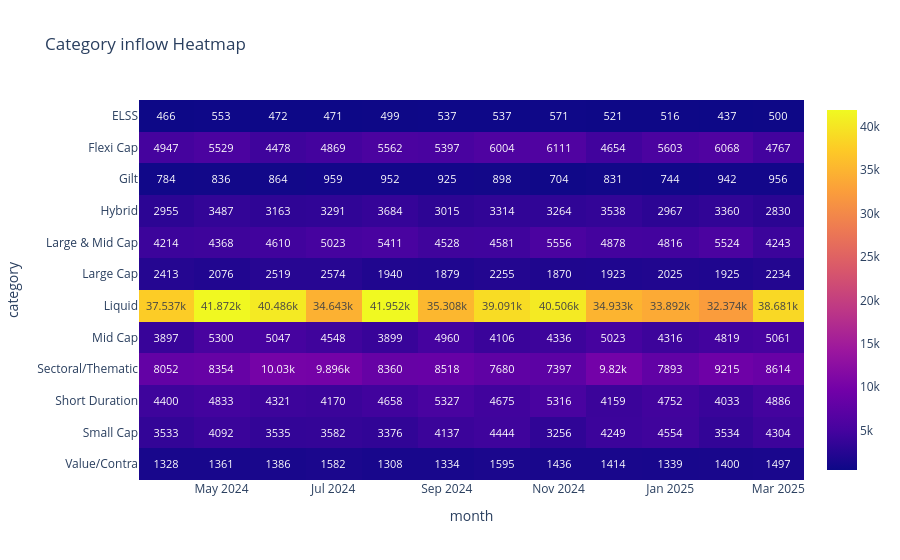

Notebook code cell kept with this figure:
### Code cell
import pandas as pd
import plotly.express as px
heatmap_data = df.pivot(
    index="category",
    columns="month",
    values="net_inflow_crore"

)

fig = px.imshow(
    heatmap_data,
    text_auto=True,
    aspect="auto",
    title="Category inflow Heatmap"
)
fig.show()

### Figure 1 — Plotly figure (JSON) as saved in the notebook; plotly's stock layout.template omitted (floating-point values rounded to 4 significant figures; data arrays with more than 128 entries replaced by an {"elided": "..."} marker saying what was removed)
{"data": [{"coloraxis": "coloraxis", "hovertemplate": "month: %{x}<br>category: %{y}<br>color: %{z}<extra></extra>", "name": "0", "texttemplate": "%{z}", "type": "heatmap", "x": ["2024-04", "2024-05", "2024-06", "2024-07", "2024-08", "2024-09", "2024-10", "2024-11", "2024-12", "2025-01", "2025-02", "2025-03"], "xaxis": "x", "y": ["ELSS", "Flexi Cap", "Gilt", "Hybrid", "Large & Mid Cap", "Large Cap", "Liquid", "Mid Cap", "Sectoral/Thematic", "Short Duration", "Small Cap", "Value/Contra"], "yaxis": "y", "z": {"elided": "12x12 float values"}}], "layout": {"coloraxis": {"colorscale": [[0, "#0d0887"], [0.1111, "#46039f"], [0.2222, "#7201a8"], [0.3333, "#9c179e"], [0.4444, "#bd3786"], [0.5556, "#d8576b"], [0.6667, "#ed7953"], [0.7778, "#fb9f3a"], [0.8889, "#fdca26"], [1, "#f0f921"]]}, "title": {"text": "Category inflow Heatmap"}, "xaxis": {"anchor": "y", "domain": [0, 1], "title": {"text": "month"}}, "yaxis": {"anchor": "x", "autorange": "reversed", "domain": [0, 1], "title": {"text": "category"}}}}
